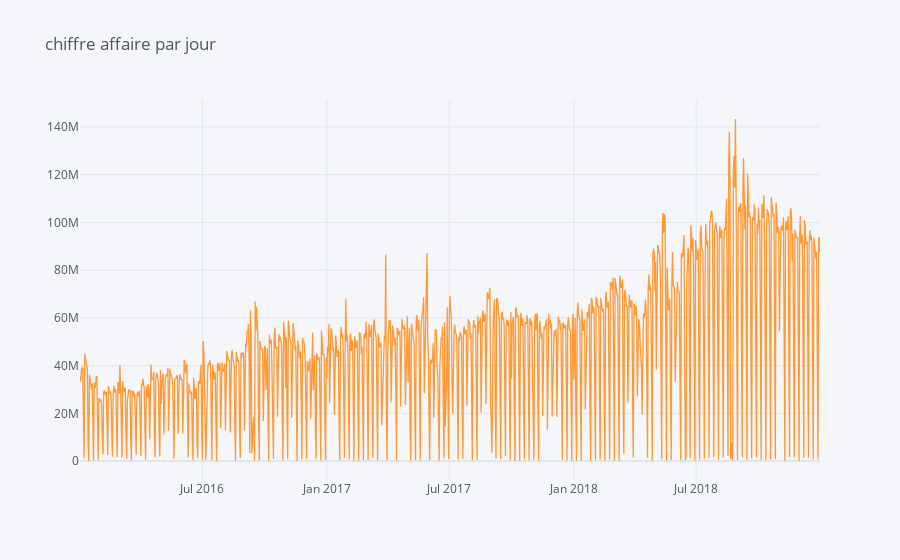

This figure's notebook cell:
### Code cell
from plotly import __version__
%matplotlib inline
import cufflinks as cf
from plotly.offline import download_plotlyjs, init_notebook_mode, plot, iplot 
init_notebook_mode(connected=True)
cf.go_offline()
Set.iplot(title = "chiffre affaire par jour")

### Figure 1 — Plotly figure (JSON) as saved in the notebook; plotly's stock layout.template omitted (floating-point values rounded to 4 significant figures; data arrays with more than 128 entries replaced by an {"elided": "..."} marker saying what was removed)
{"data": [{"line": {"color": "rgba(255, 153, 51, 1.0)", "dash": "solid", "shape": "linear", "width": 1.3}, "mode": "lines", "name": "TURNOVER", "text": "", "type": "scatter", "x": {"elided": "1054 str values"}, "y": {"elided": "1054 float values"}}], "layout": {"legend": {"bgcolor": "#F5F6F9", "font": {"color": "#4D5663"}}, "paper_bgcolor": "#F5F6F9", "plot_bgcolor": "#F5F6F9", "title": {"font": {"color": "#4D5663"}, "text": "chiffre affaire par jour"}, "xaxis": {"gridcolor": "#E1E5ED", "showgrid": true, "tickfont": {"color": "#4D5663"}, "title": {"font": {"color": "#4D5663"}, "text": ""}, "zerolinecolor": "#E1E5ED"}, "yaxis": {"gridcolor": "#E1E5ED", "showgrid": true, "tickfont": {"color": "#4D5663"}, "title": {"font": {"color": "#4D5663"}, "text": ""}, "zerolinecolor": "#E1E5ED"}}}
